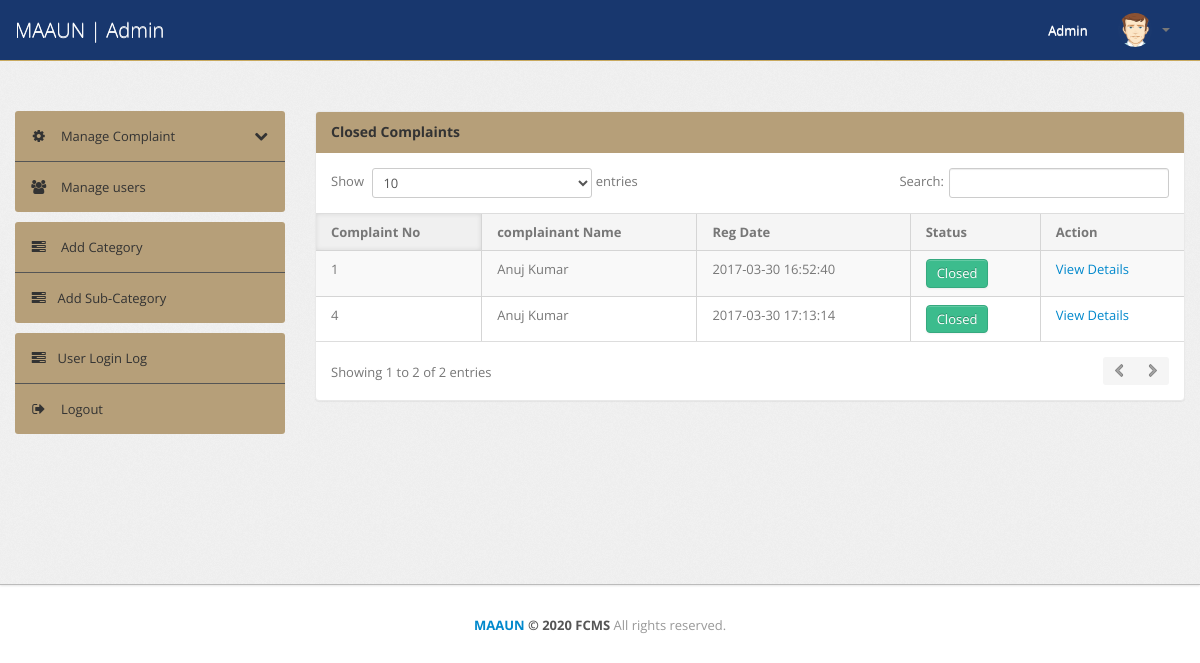
Page /admin/closed-complaint.php (signed in) on the earlier database version.
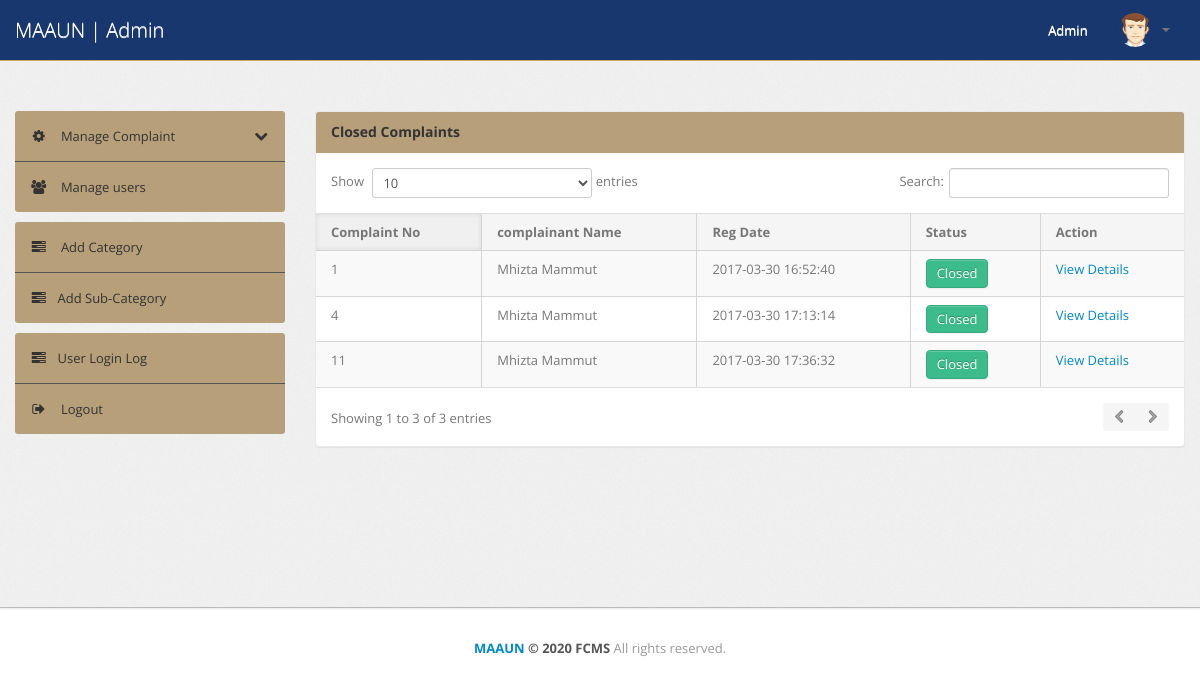
Same page on the later database version.
### tables this page shows
CREATE TABLE `tblcomplaints` (
  `complaintNumber` int(11) NOT NULL,
  `userId` int(11) NOT NULL,
  `category` int(11) NOT NULL,
  `subcategory` varchar(255) NOT NULL,
  `complaintType` varchar(255) NOT NULL,
  `noc` varchar(255) NOT NULL,
  `complaintDetails` mediumtext NOT NULL,
  `complaintFile` varchar(255) DEFAULT NULL,
  `regDate` timestamp NOT NULL DEFAULT CURRENT_TIMESTAMP,
  `status` varchar(50) DEFAULT NULL,
  `lastUpdationDate` timestamp NULL DEFAULT '0000-00-00 00:00:00' ON UPDATE CURRENT_TIMESTAMP
);

CREATE TABLE `users` (
  `id` int(11) NOT NULL,
  `regNo` varchar(255) DEFAULT NULL,
  `fullName` varchar(255) DEFAULT NULL,
  `userEmail` varchar(255) DEFAULT NULL,
  `password` varchar(255) DEFAULT NULL,
  `contactNo` bigint(11) DEFAULT NULL,
  `userImage` varchar(255) DEFAULT NULL,
  `regDate` timestamp NOT NULL DEFAULT CURRENT_TIMESTAMP,
  `updationDate` timestamp NULL DEFAULT '0000-00-00 00:00:00' ON UPDATE CURRENT_TIMESTAMP,
  `status` int(1) DEFAULT NULL
);

### admin/closed-complaint.php (the view, shortened to what this page needs)
<?php
include('include/config.php');
if(strlen($_SESSION['alogin'])==0)
	{
header('location:index.php');
}
else{
?>
<!DOCTYPE html>
<html lang="en">
<head>
	<link type="text/css" href="bootstrap/css/bootstrap.min.css" rel="stylesheet">
	<link type="text/css" href="bootstrap/css/bootstrap-responsive.min.css" rel="stylesheet">
	<link type="text/css" href="css/theme.css" rel="stylesheet">
	<link type="text/css" href="images/icons/css/font-awesome.css" rel="stylesheet">
</head>
<body>
<?php include('include/header.php');?>
	<div class="wrapper">
		<div class="container">
			<div class="row">
<?php include('include/sidebar.php');?>
			<div class="span9">
					<div class="content">
	<div class="module">
							<div class="module-head">
								<h3>Closed Complaints</h3>
							</div>
							<div class="module-body table">
								<table cellpadding="0" cellspacing="0" border="0" class="datatable-1 table table-bordered table-striped	 display" >
									<thead>
										<tr>
											<th>Complaint No</th>
											<th> complainant Name</th>
											<th>Reg Date</th>
											<th>Status</th>
											<th>Action</th>
										</tr>
									</thead>
<tbody>
<?php
$st='closed';
$query=mysqli_query($con,"select tblcomplaints.*,users.fullName as name from tblcomplaints join users on users.id=tblcomplaints.userId where tblcomplaints.status='$st'");
while($row=mysqli_fetch_array($query))
{
?>
										<tr>
											<td><?php echo htmlentities($row['complaintNumber']);?></td>
											<td><?php echo htmlentities($row['name']);?></td>
											<td><?php echo htmlentities($row['regDate']);?></td>
											<td><button type="button" class="btn btn-success">Closed</button></td>
											<td>   <a href="complaint-details.php?cid=<?php echo htmlentities($row['complaintNumber']);?>"> View Details</a>
											</td>
											</tr>
										<?php  } ?>
										</tbody>
								</table>
							</div>
						</div>
					</div>
				</div>
			</div>
		</div>
	</div>
<?php include('include/footer.php');?>
</body>
<?php } ?>

Differences in the rows shown:
changed through a linked row, tblcomplaints id 1: userId.fullName "Anuj Kumar" → "Mhizta Mammut"
changed through a linked row, tblcomplaints id 4: userId.fullName "Anuj Kumar" → "Mhizta Mammut"
now on this page (row edited): tblcomplaints: complaintNumber "11", userId.fullName "Mhizta Mammut", regDate "2017-03-30 17:36:32"
Other differences:
text written by a page script: "Show entries Search: Showing 1 to 2 of 2 entries" → "Show entries Search: Showing 1 to 3 of 3 entries"
